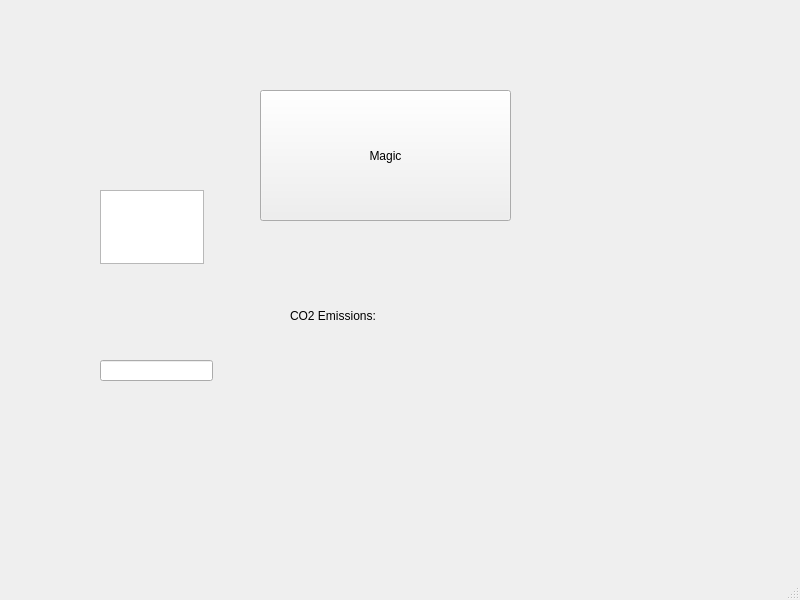
<?xml version="1.0" encoding="UTF-8"?>
<ui version="4.0">
 <class>api_transport</class>
 <widget class="QMainWindow" name="api_transport">
  <property name="geometry">
   <rect>
    <x>0</x>
    <y>0</y>
    <width>800</width>
    <height>600</height>
   </rect>
  </property>
  <property name="windowTitle">
   <string>MainWindow</string>
  </property>
  <widget class="QWidget" name="centralwidget">
   <widget class="QPushButton" name="pushButton">
    <property name="geometry">
     <rect>
      <x>260</x>
      <y>90</y>
      <width>251</width>
      <height>131</height>
     </rect>
    </property>
    <property name="text">
     <string>Magic</string>
    </property>
   </widget>
   <widget class="QLabel" name="label">
    <property name="geometry">
     <rect>
      <x>290</x>
      <y>290</y>
      <width>181</width>
      <height>51</height>
     </rect>
    </property>
    <property name="text">
     <string>CO2 Emissions: </string>
    </property>
   </widget>
   <widget class="QTextEdit" name="textEdit">
    <property name="geometry">
     <rect>
      <x>100</x>
      <y>190</y>
      <width>104</width>
      <height>74</height>
     </rect>
    </property>
   </widget>
   <widget class="QLineEdit" name="lineEdit">
    <property name="geometry">
     <rect>
      <x>100</x>
      <y>360</y>
      <width>113</width>
      <height>21</height>
     </rect>
    </property>
   </widget>
  </widget>
  <widget class="QMenuBar" name="menubar">
   <property name="geometry">
    <rect>
     <x>0</x>
     <y>0</y>
     <width>800</width>
     <height>22</height>
    </rect>
   </property>
  </widget>
  <widget class="QStatusBar" name="statusbar"/>
 </widget>
 <resources/>
 <connections/>
</ui>
